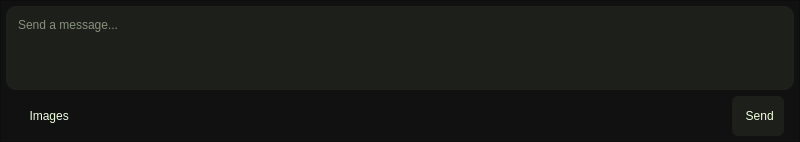
<?xml version="1.0" encoding="UTF-8"?>
<ui version="4.0">
 <class>userMessageBox</class>
 <widget class="QWidget" name="userMessageBox">
  <property name="geometry">
   <rect>
    <x>0</x>
    <y>0</y>
    <width>800</width>
    <height>142</height>
   </rect>
  </property>
  <property name="maximumSize">
   <size>
    <width>16777215</width>
    <height>16777215</height>
   </size>
  </property>
  <property name="windowTitle">
   <string>Form</string>
  </property>
  <property name="styleSheet">
   <string notr="true">* {
	font: 13pt &quot;Space Mono&quot;;
	color: #EDFFDF;
	background-color: #111111;
}

#userMessageBox {
	background-color: #101112;
}

#userMessageSendBtn {
	margin-right: 10px;
	padding: 10px;
	border-radius: 6px;
	background-color: #1D201A;
}

#userMessageImagesBtn {
	margin-left: 10px;
	padding-left: 10px;
	padding-right: 10px;
	border-radius: 6px;
}



QPushButton:hover { background-color: #272A23; color: #4AF769; }

QPushButton:pressed { background-color: #171A14; color: #29CC48; }

QPushButton:pressed:hover { background-color: #20241C; color: #3DE95B; }

.transparent_btn {
	border: none;
	outline: none;
	background-color: rgba(17, 17, 17, 0);
}

QPlainTextEdit { background-color: #1D201A; border: none; border-radius: 10px; padding: 8px; }</string>
  </property>
  <layout class="QHBoxLayout" name="horizontalLayout">
   <property name="spacing">
    <number>0</number>
   </property>
   <property name="leftMargin">
    <number>0</number>
   </property>
   <property name="topMargin">
    <number>0</number>
   </property>
   <property name="rightMargin">
    <number>0</number>
   </property>
   <property name="bottomMargin">
    <number>0</number>
   </property>
   <item>
    <widget class="QFrame" name="userMessageContainerFrame">
     <property name="frameShape">
      <enum>QFrame::Shape::StyledPanel</enum>
     </property>
     <property name="frameShadow">
      <enum>QFrame::Shadow::Raised</enum>
     </property>
     <layout class="QGridLayout" name="gridLayout">
      <property name="leftMargin">
       <number>5</number>
      </property>
      <property name="topMargin">
       <number>5</number>
      </property>
      <property name="rightMargin">
       <number>5</number>
      </property>
      <property name="bottomMargin">
       <number>5</number>
      </property>
      <item row="0" column="0" colspan="3">
       <widget class="QPlainTextEdit" name="userMessageTextEdit">
        <property name="placeholderText">
         <string>Send a message...</string>
        </property>
       </widget>
      </item>
      <item row="1" column="0">
       <widget class="QPushButton" name="userMessageImagesBtn">
        <property name="minimumSize">
         <size>
          <width>0</width>
          <height>40</height>
         </size>
        </property>
        <property name="maximumSize">
         <size>
          <width>130</width>
          <height>16777215</height>
         </size>
        </property>
        <property name="text">
         <string> Images</string>
        </property>
        <property name="class" stdset="0">
         <string>transparent_btn</string>
        </property>
       </widget>
      </item>
      <item row="1" column="1">
       <spacer name="horizontalSpacer">
        <property name="orientation">
         <enum>Qt::Orientation::Horizontal</enum>
        </property>
        <property name="sizeHint" stdset="0">
         <size>
          <width>588</width>
          <height>20</height>
         </size>
        </property>
       </spacer>
      </item>
      <item row="1" column="2">
       <widget class="QPushButton" name="userMessageSendBtn">
        <property name="minimumSize">
         <size>
          <width>0</width>
          <height>40</height>
         </size>
        </property>
        <property name="maximumSize">
         <size>
          <width>100</width>
          <height>16777215</height>
         </size>
        </property>
        <property name="text">
         <string> Send</string>
        </property>
        <property name="class" stdset="0">
         <string>transparent_btn</string>
        </property>
       </widget>
      </item>
     </layout>
    </widget>
   </item>
  </layout>
 </widget>
 <resources/>
 <connections/>
</ui>
